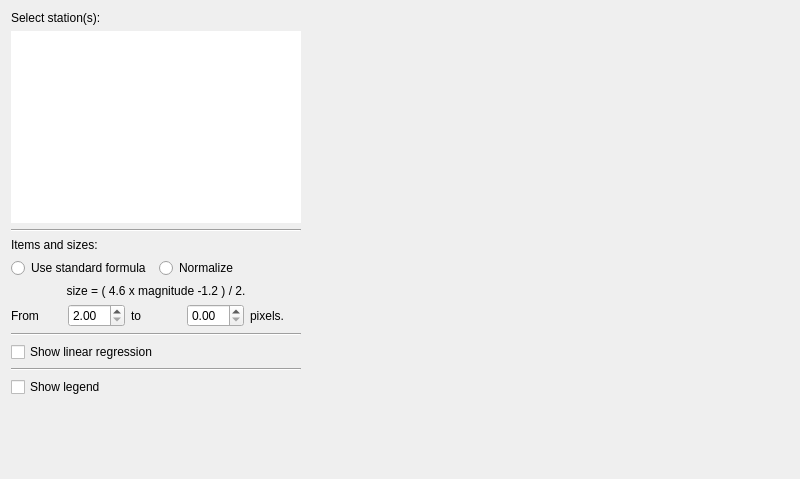
<?xml version="1.0" encoding="UTF-8"?>
<ui version="4.0">
 <class>WadatiDiagram</class>
 <widget class="QWidget" name="WadatiDiagram">
  <property name="geometry">
   <rect>
    <x>0</x>
    <y>0</y>
    <width>800</width>
    <height>455</height>
   </rect>
  </property>
  <property name="windowTitle">
   <string>EventPhaseDuration</string>
  </property>
  <layout class="QGridLayout" name="gridLayout_2">
   <item row="0" column="1">
    <widget class="QFrame" name="framePlot">
     <property name="sizePolicy">
      <sizepolicy hsizetype="Expanding" vsizetype="Expanding">
       <horstretch>0</horstretch>
       <verstretch>0</verstretch>
      </sizepolicy>
     </property>
     <property name="frameShape">
      <enum>QFrame::NoFrame</enum>
     </property>
     <property name="frameShadow">
      <enum>QFrame::Raised</enum>
     </property>
    </widget>
   </item>
   <item row="0" column="0">
    <widget class="QWidget" name="widget" native="true">
     <property name="sizePolicy">
      <sizepolicy hsizetype="Minimum" vsizetype="Minimum">
       <horstretch>0</horstretch>
       <verstretch>0</verstretch>
      </sizepolicy>
     </property>
     <property name="maximumSize">
      <size>
       <width>290</width>
       <height>16777215</height>
      </size>
     </property>
     <layout class="QGridLayout" name="gridLayout">
      <property name="margin">
       <number>0</number>
      </property>
      <item row="0" column="0">
       <widget class="QLabel" name="label_2">
        <property name="text">
         <string>Select station(s):</string>
        </property>
       </widget>
      </item>
      <item row="1" column="0">
       <widget class="QTableWidget" name="tableWidgetStations">
        <property name="frameShape">
         <enum>QFrame::NoFrame</enum>
        </property>
       </widget>
      </item>
      <item row="2" column="0">
       <widget class="Line" name="line">
        <property name="orientation">
         <enum>Qt::Horizontal</enum>
        </property>
       </widget>
      </item>
      <item row="3" column="0">
       <widget class="QLabel" name="label">
        <property name="font">
         <font>
          <weight>50</weight>
          <italic>false</italic>
          <bold>false</bold>
         </font>
        </property>
        <property name="text">
         <string>Items and sizes:</string>
        </property>
       </widget>
      </item>
      <item row="4" column="0">
       <layout class="QHBoxLayout" name="horizontalLayout">
        <item>
         <widget class="QRadioButton" name="radioButtonFormula">
          <property name="text">
           <string>Use standard formula</string>
          </property>
         </widget>
        </item>
        <item>
         <widget class="QRadioButton" name="radioButtonNormalize">
          <property name="text">
           <string>Normalize</string>
          </property>
         </widget>
        </item>
       </layout>
      </item>
      <item row="5" column="0">
       <widget class="QLabel" name="labelMagnitudeFormula">
        <property name="text">
         <string>size = ( 4.6 x magnitude -1.2 ) / 2.</string>
        </property>
        <property name="alignment">
         <set>Qt::AlignCenter</set>
        </property>
       </widget>
      </item>
      <item row="6" column="0">
       <widget class="QFrame" name="frameItemSize">
        <property name="frameShape">
         <enum>QFrame::NoFrame</enum>
        </property>
        <property name="frameShadow">
         <enum>QFrame::Raised</enum>
        </property>
        <layout class="QHBoxLayout" name="horizontalLayout_2">
         <property name="margin">
          <number>0</number>
         </property>
         <item>
          <widget class="QLabel" name="label_3">
           <property name="text">
            <string>From</string>
           </property>
          </widget>
         </item>
         <item>
          <widget class="QDoubleSpinBox" name="doubleSpinBoxMinSize">
           <property name="minimum">
            <double>2.000000000000000</double>
           </property>
          </widget>
         </item>
         <item>
          <widget class="QLabel" name="label_4">
           <property name="text">
            <string>to</string>
           </property>
          </widget>
         </item>
         <item>
          <widget class="QDoubleSpinBox" name="doubleSpinBoxMaxSize"/>
         </item>
         <item>
          <widget class="QLabel" name="label_5">
           <property name="text">
            <string>pixels.</string>
           </property>
          </widget>
         </item>
        </layout>
       </widget>
      </item>
      <item row="7" column="0">
       <widget class="Line" name="line_3">
        <property name="orientation">
         <enum>Qt::Horizontal</enum>
        </property>
       </widget>
      </item>
      <item row="8" column="0">
       <widget class="QCheckBox" name="checkBoxShowLinearRegression">
        <property name="text">
         <string>Show linear regression</string>
        </property>
       </widget>
      </item>
      <item row="9" column="0">
       <widget class="Line" name="line_2">
        <property name="orientation">
         <enum>Qt::Horizontal</enum>
        </property>
       </widget>
      </item>
      <item row="10" column="0">
       <widget class="QCheckBox" name="checkBoxShowLegend">
        <property name="text">
         <string>Show legend</string>
        </property>
       </widget>
      </item>
      <item row="11" column="0">
       <widget class="QFrame" name="frameToolBox">
        <property name="sizePolicy">
         <sizepolicy hsizetype="Preferred" vsizetype="Fixed">
          <horstretch>0</horstretch>
          <verstretch>0</verstretch>
         </sizepolicy>
        </property>
        <property name="minimumSize">
         <size>
          <width>0</width>
          <height>65</height>
         </size>
        </property>
        <property name="frameShape">
         <enum>QFrame::NoFrame</enum>
        </property>
        <property name="frameShadow">
         <enum>QFrame::Raised</enum>
        </property>
       </widget>
      </item>
      <item row="12" column="0">
       <spacer name="verticalSpacer">
        <property name="orientation">
         <enum>Qt::Vertical</enum>
        </property>
        <property name="sizeHint" stdset="0">
         <size>
          <width>20</width>
          <height>0</height>
         </size>
        </property>
       </spacer>
      </item>
     </layout>
    </widget>
   </item>
  </layout>
 </widget>
 <layoutdefault spacing="6" margin="11"/>
 <resources/>
 <connections/>
</ui>
